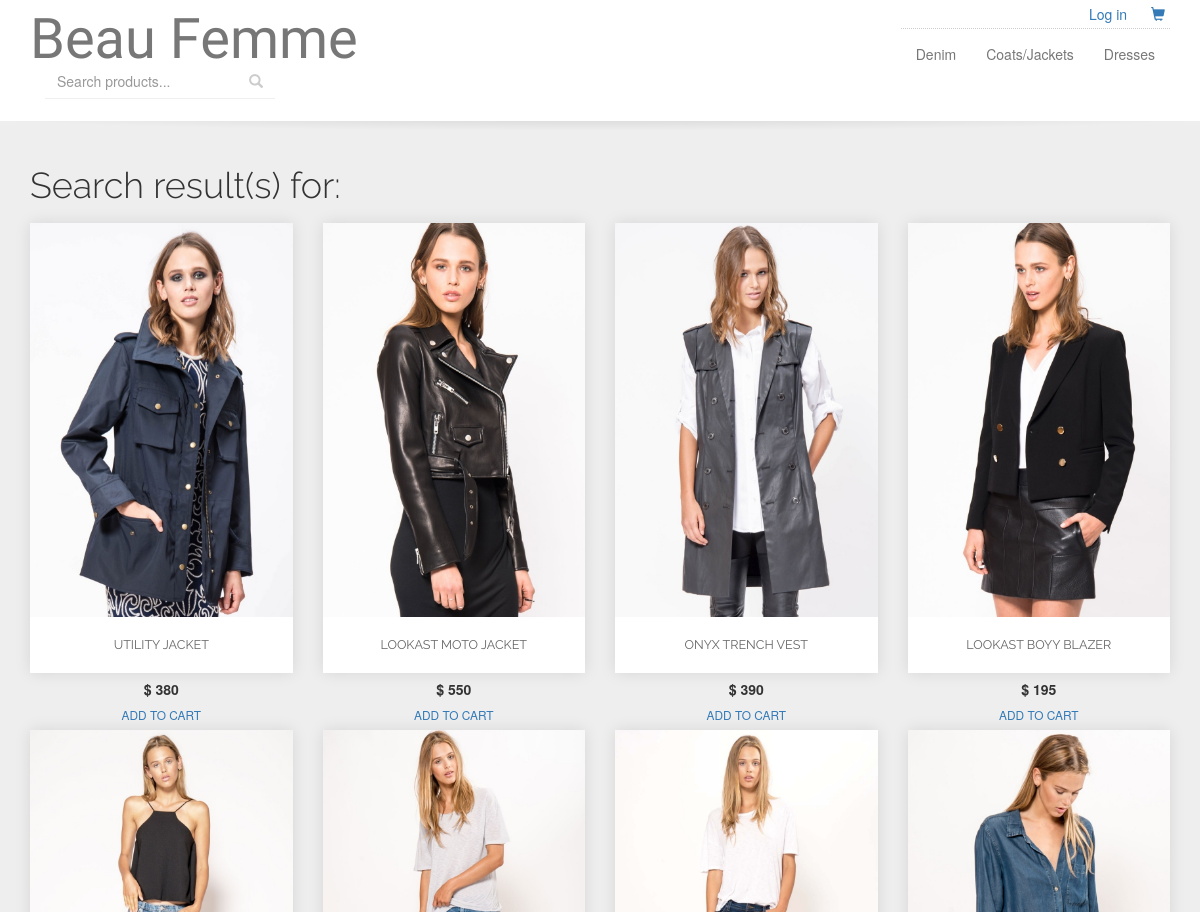
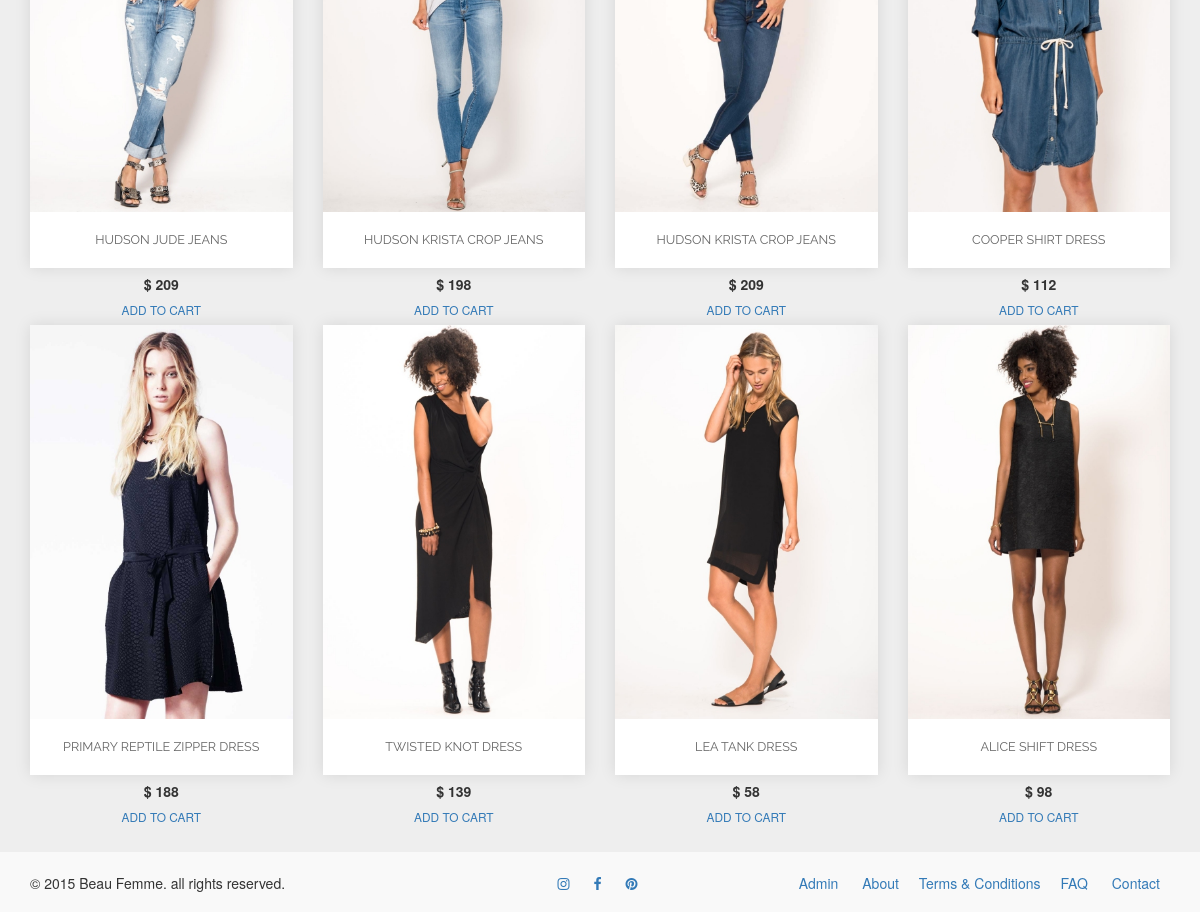
Screenshot of /search.php with the database file from the repository (2 pictures, top to bottom).
### tables this page shows
CREATE TABLE IF NOT EXISTS `categories` (
  `category_name` varchar(30) NOT NULL,
  `category_id` int(5) NOT NULL AUTO_INCREMENT,
  `category_description` text NOT NULL,
  PRIMARY KEY (`category_id`),
  KEY `catID` (`category_id`),
  KEY `category_id` (`category_id`),
  KEY `category_id_2` (`category_id`)
);

CREATE TABLE IF NOT EXISTS `products` (
  `product_id` int(11) NOT NULL AUTO_INCREMENT,
  `product_name` varchar(60) NOT NULL,
  `product_description` text NOT NULL,
  `price` double NOT NULL,
  `category_id` int(5) NOT NULL,
  PRIMARY KEY (`product_id`),
  KEY `ItemID` (`product_id`),
  KEY `product_id` (`product_id`),
  KEY `category_id` (`category_id`)
);

CREATE TABLE IF NOT EXISTS `pages` (
  `page_id` int(3) NOT NULL AUTO_INCREMENT,
  `page_name` varchar(35) NOT NULL,
  `page_description` text NOT NULL,
  PRIMARY KEY (`page_id`)
);

### search.php (the view, shortened to what this page needs)
<?php
  $sitePath = $_SERVER['DOCUMENT_ROOT']."crafts";
?>
<?php include_once($sitePath."/inc/_header.php"); ?>
<?php include_once($sitePath."/user/nav.php"); ?>
<?php include_once($sitePath."/inc/_dbconnect.php"); ?>
<?php
  $query = $_GET['query'];
  $query = htmlspecialchars($query);
  $sql= "SELECT * FROM products
            WHERE (product_name LIKE '%".$query."%') OR (product_description LIKE '%".$query."%')";
  $result = mysqli_query($con, $sql);
  $itemcount = mysqli_num_rows($result);
?>
<h1>Search result(s) for: <?php echo $query; ?> </h1>
<?php
if ($itemcount>0) {
?>
<div class="row">
<?php
      while ($row = mysqli_fetch_array($result)) {
          $itemId = $row["product_id"];
          $itemName= $row["product_name"];
          $itemPrice= $row["price"];
          $itemImage = $host.'media/products/small/'.$itemId.'.jpg';
  ?>
        <div class="col-xs-6 col-sm-6 col-md-3">
            <div class="product text-center">
                <figure class="img-responsive">
                    <a  href="<?php echo 'product.php?itemId='.$itemId; ?> ">
                      <img class="img-responsive" src="<?php echo  $itemImage; ?>" >
                    </a>
                    <figcaption class="text-center">
                      <a  href="<?php echo 'product.php?itemId='.$itemId; ?> ">
                        <?php echo $itemName; ?>
                      </a>
                    </figcaption>
                </figure>
                <div class="product-meta">
                  <div class="price">$ <?php echo $itemPrice; ?></div>
                  <div class="action">
                      <a class="btn btn-link"  href="<?php echo 'cart.php?itemId='.$itemId; ?> ">
                        add to cart
                      </a>
                  </div>
                </div>
            </div>
        </div>
  <?php
      }
?>
</div>
<?php
    } else {
      echo ('No products to display');
    }
?>
<?php include_once($sitePath."/inc/_footer.php"); ?>

### inc/_header.php (shortened to what this page needs)
<?php
	$host 	= 'http://'.$_SERVER['HTTP_HOST'].'/crafts/';
?>
<!DOCTYPE html>
<html>
<head>
	<link href="https://maxcdn.bootstrapcdn.com/bootstrap/3.3.5/css/bootstrap.min.css" rel="stylesheet">
	<link rel="stylesheet" href="https://maxcdn.bootstrapcdn.com/font-awesome/4.5.0/css/font-awesome.min.css">
	<link rel="stylesheet" type="text/css" href="<?php echo $host.'style.css'; ?>">
</head>
<body >

### user/nav.php (shortened to what this page needs)
<?php
  $sitePath = $_SERVER['DOCUMENT_ROOT']."crafts";
?>
<?php include_once($sitePath."/inc/_dbconnect.php"); ?>
<?php
  $usermenu="";
  if (!isset($_SESSION["user"])) {
      $usermenu = "<li><a href='".$host."user/account.php'>Log in</a></li>";
  }
  else{
       $usermenu = "<li>Welcome!</li>
                    <li><a href='".$host."user/account.php'>Account</a></li>
                    <li><a href='".$host."user/logout.php'>Log out</a></li>";
  }
?>
<?php
  $sql= "SELECT * FROM categories";
  $result = mysqli_query($con, $sql);
  $itemcount = mysqli_num_rows($result);
  $categoryIDs=array();
  if ($itemcount>0) {
    while ($row = mysqli_fetch_array($result)) {
        $categoryIDs[] = $row['category_id'];
      }
  }
  $catlist="";
  foreach ($categoryIDs as $catID) {
      $sql0= "SELECT * FROM categories WHERE category_id = $catID";
      $result0 = mysqli_query($con, $sql0);
      $itemcount0 = mysqli_num_rows($result0);
      if ($itemcount0>0) {
        while ($row0 = mysqli_fetch_array($result0)) {
            $categoryName= $row0["category_name"];
            $catlist.="<li><a href='".$host."category.php?catID=$catID'>".$categoryName."</a></li>";
        }
      }
  }
?>
<nav class="navbar navbar-default ">
<div class="container">
  <div class="row">
    <div class="col-sm-6">
          <div class="branding">
            <div class="navbar-header">
              <a class="navbar-brand" href="<?php echo $host.'home.php'; ?>">Beau Femme</a>
            </div>
            <form class="navbar-form" method="GET" action="search.php">
              <div class="input-group">
                <input type="text" class="form-control" name="query" placeholder="Search products..." required>
                <span class="input-group-btn">
                  <button class="btn btn-link" type="submit"><span class="glyphicon glyphicon-search"></span></button>
                </span>
              </div>
            </form>
        </div>
    </div>
    <div class="col-sm-6">
      <div class="topnav">
       <ul class="list-inline text-right m-a-0">
          <?php echo $usermenu; ?>
          <li class=""><a href="<?php echo $host.'cart.php';?> "><span class="glyphicon glyphicon-shopping-cart"></span></a></li>
       </ul>
      </div>
      <div class="collapse navbar-collapse" id="navbar">
            <ul class="nav navbar-nav navbar-right">
                  <?php echo $catlist; ?>
            </ul>
      </div>
    </div>
  </div>
</div>
</nav>
<div class="container">

### inc/_footer.php (shortened to what this page needs)
</div>
<?php
  $sql= "SELECT * FROM pages";
  $result = mysqli_query($con, $sql);
  $itemcount = mysqli_num_rows($result);
  $pageIDs=array();
  if ($itemcount>0) {
    while ($row = mysqli_fetch_array($result)) {
        $pageIDs[] = $row['page_id'];
      }
  }
  $pagelist="";
  foreach ($pageIDs as $pageID) {
      $sql0= "SELECT * FROM pages WHERE page_id = $pageID";
      $result0 = mysqli_query($con, $sql0);
      $itemcount0 = mysqli_num_rows($result0);
      if ($itemcount0>0) {
        while ($row0 = mysqli_fetch_array($result0)) {
            $pageName= $row0["page_name"];
            $pagelist.="<li><a href='".$host."page.php?pageID=$pageID'>".$pageName."</a></li>";
        }
      }
  }
?>
<footer>
	<div class="container">
		<div class="row">
			<div class="col-sm-5">&copy; 2015 Beau Femme. all rights reserved.</div>
			<div class="col-sm-2 text-center">
				<ul class="list-inline">
					<li><a href="#"><i class="fa fa-instagram"></i></a></li>
					<li><a href="#"><i class="fa fa-facebook"></i></a></li>
					<li><a href="#"><i class="fa fa-pinterest"></i></a></li>
				</ul>
			</div>
			<div class="col-sm-5 text-right">
				<ul class="list-inline">
					<li><a href="<?php echo $host."admin"; ?>">Admin</a></li>
					<?php echo $pagelist; ?>
					<li><a href="<?php echo $host."contact.php"; ?>">Contact</a></li>
				</ul>
			</div>
		</div>
	</div>
</footer>
<body>

### style.css (style rules this page uses)
html { position: relative; min-height: 100%; }
body { background-color: #eee; height: 100%; margin-bottom: 80px; }
body > footer { position: absolute; bottom: 0; width: 100%; height: 60px; padding: 1.5em 0; background-color: #f9f9f9; z-index: 1; margin-top: 2em; }
.container { position: relative; }
h1,h2 { font-family: 'Raleway', sans-serif; font-weight: 300; }
h1 { margin: 1em 0 0.5em; }
.m-a-0 { margin: 0; }
.btn, .form-control { border-radius: 0; }
.list-inline.text-right { margin-right: -5px; }
.list-inline li { margin: 0 5px; }
.topnav { padding: 0.3em 0; }
.branding { padding: 1em 0 }
.navbar { border-radius: 0; border: none; position: relative; z-index: 2; }
.navbar-collapse { border:none!important }
.navbar-default { background: #fff; }
.navbar-brand { font-family: 'Qwigley', cursive; font-size: 4em; }
.product .price { font-weight: bold; }
.product figure a { color: #666; }
.product .action a { text-transform: uppercase; font-size: 0.85em; }
.navbar-form .form-control, .navbar-form .btn { background: transparent; border:none; box-shadow: none; }
.navbar-form .btn { color: #ccc; }
.navbar-form .input-group { border-bottom: 1px solid rgba(190,190,190,0.25); }
figure figcaption { font-family: 'Raleway', sans-serif; font-weight: 400; font-size: 0.9em; padding:1.5em 1em;text-transform: uppercase; }
figure { box-shadow: 0 0 15px rgba(0,0,0,0.1) }
figure figcaption { background: #fff;margin-bottom: 0.5em; }
@media (min-width: 768px) { .nav { border-top:1px dotted #ccc; } }

### rows the page displays
categories: category_name "Denim"
categories: category_name "Coats/Jackets"
categories: category_name "Dresses"
products: shows a picture, product_name "UTILITY JACKET", price "380"
products: shows a picture, product_name "LOOKAST MOTO JACKET", price "550"
products: shows a picture, product_name "ONYX TRENCH VEST", price "390"
products: shows a picture, product_name "LOOKAST BOYY BLAZER", price "195"
products: shows a picture, product_name "HUDSON JUDE JEANS", price "209"
products: shows a picture, product_name "HUDSON KRISTA CROP JEANS", price "198"
products: shows a picture, product_name "HUDSON KRISTA CROP JEANS", price "209"
products: shows a picture, product_name "COOPER SHIRT DRESS", price "112"
products: shows a picture, product_name "PRIMARY REPTILE ZIPPER DRESS", price "188"
products: shows a picture, product_name "TWISTED KNOT DRESS", price "139"
products: shows a picture, product_name "LEA TANK DRESS", price "58"
products: shows a picture, product_name "ALICE SHIFT DRESS", price "98"
pages: page_name "About"
pages: page_name "Terms & Conditions"
pages: page_name "FAQ"
